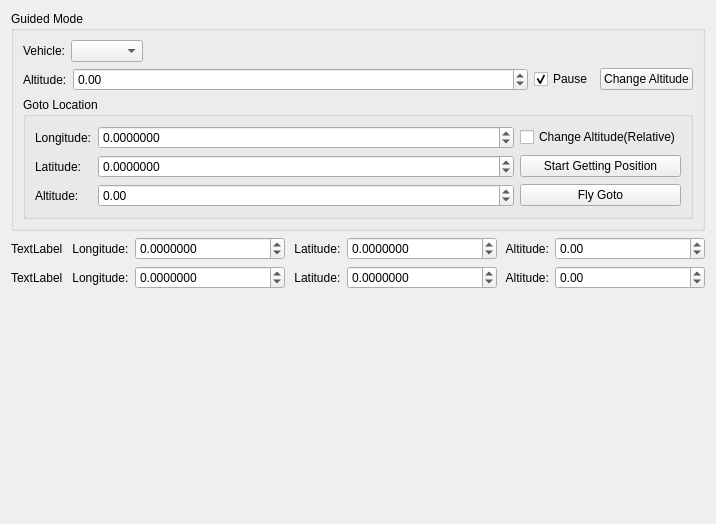
<?xml version="1.0" encoding="UTF-8"?>
<ui version="4.0">
 <class>UAVFlyManage_MavlinkVehicleGuidedModeGotoLocationDialog</class>
 <widget class="QWidget" name="UAVFlyManage_MavlinkVehicleGuidedModeGotoLocationDialog">
  <property name="geometry">
   <rect>
    <x>0</x>
    <y>0</y>
    <width>716</width>
    <height>524</height>
   </rect>
  </property>
  <property name="windowTitle">
   <string>Form</string>
  </property>
  <layout class="QVBoxLayout" name="verticalLayout_2">
   <item>
    <widget class="QGroupBox" name="groupBox_UAVFlyManage_MavlinkVehicleGuidedModeGotoLocationDialog_GuidedMode">
     <property name="title">
      <string>Guided Mode</string>
     </property>
     <layout class="QVBoxLayout" name="verticalLayout">
      <item>
       <layout class="QHBoxLayout" name="horizontalLayout_2">
        <item>
         <widget class="QLabel" name="label_UAVFlyManage_MavlinkVehicleGuidedModeGotoLocationDialog_GuidedMode_SelectVehicle">
          <property name="text">
           <string>Vehicle:</string>
          </property>
         </widget>
        </item>
        <item>
         <widget class="QComboBox" name="comboBox_UAVFlyManage_MavlinkVehicleGuidedModeGotoLocationDialog_GuidedMode_SelectVehicle"/>
        </item>
        <item>
         <spacer name="horizontalSpacer">
          <property name="orientation">
           <enum>Qt::Horizontal</enum>
          </property>
          <property name="sizeHint" stdset="0">
           <size>
            <width>40</width>
            <height>20</height>
           </size>
          </property>
         </spacer>
        </item>
        <item>
         <widget class="QLabel" name="label_UAVFlyManage_MavlinkVehicleGuidedModeGotoLocationDialog_GuidedMode_SelectVehicle_Tip">
          <property name="text">
           <string/>
          </property>
         </widget>
        </item>
       </layout>
      </item>
      <item>
       <layout class="QHBoxLayout" name="horizontalLayout">
        <item>
         <widget class="QLabel" name="label_UAVFlyManage_MavlinkVehicleGuidedModeGotoLocationDialog_GuidedMode_ChangeAltitude_Altitude">
          <property name="toolTip">
           <string>&lt;html&gt;&lt;head/&gt;&lt;body&gt;&lt;p&gt;altitudeChange&lt;/p&gt;&lt;p&gt;If &amp;gt; 0, go up by amount specified, &lt;/p&gt;&lt;p&gt;if &amp;lt; 0, go down by amount specified&lt;/p&gt;&lt;p&gt;Pause : pause vehicle prior to altitude change&lt;/p&gt;&lt;/body&gt;&lt;/html&gt;</string>
          </property>
          <property name="text">
           <string>Altitude:</string>
          </property>
         </widget>
        </item>
        <item>
         <widget class="QDoubleSpinBox" name="doubleSpinBox_UAVFlyManage_MavlinkVehicleGuidedModeGotoLocationDialog_GuidedMode_ChangeAltitude_Altitude">
          <property name="sizePolicy">
           <sizepolicy hsizetype="Expanding" vsizetype="Fixed">
            <horstretch>0</horstretch>
            <verstretch>0</verstretch>
           </sizepolicy>
          </property>
          <property name="toolTip">
           <string>&lt;html&gt;&lt;head/&gt;&lt;body&gt;&lt;p&gt;altitudeChange&lt;/p&gt;&lt;p&gt;If &amp;gt; 0, go up by amount specified, &lt;/p&gt;&lt;p&gt;if &amp;lt; 0, go down by amount specified&lt;/p&gt;&lt;p&gt;Pause : pause vehicle prior to altitude change&lt;/p&gt;&lt;/body&gt;&lt;/html&gt;</string>
          </property>
          <property name="minimum">
           <double>-1000000.000000000000000</double>
          </property>
          <property name="maximum">
           <double>1000000.000000000000000</double>
          </property>
         </widget>
        </item>
        <item>
         <widget class="QCheckBox" name="checkBox_UAVFlyManage_MavlinkVehicleGuidedModeGotoLocationDialog_GuidedMode_ChangeAltitude_Pause">
          <property name="toolTip">
           <string>&lt;html&gt;&lt;head/&gt;&lt;body&gt;&lt;p&gt;altitudeChange&lt;/p&gt;&lt;p&gt;If &amp;gt; 0, go up by amount specified, &lt;/p&gt;&lt;p&gt;if &amp;lt; 0, go down by amount specified&lt;/p&gt;&lt;p&gt;Pause : pause vehicle prior to altitude change&lt;/p&gt;&lt;/body&gt;&lt;/html&gt;</string>
          </property>
          <property name="text">
           <string>Pause</string>
          </property>
          <property name="checked">
           <bool>true</bool>
          </property>
         </widget>
        </item>
        <item>
         <widget class="QPushButton" name="pushButton_UAVFlyManage_MavlinkVehicleGuidedModeGotoLocationDialog_GuidedMode_ChangeAltitude_Altitude">
          <property name="toolTip">
           <string>&lt;html&gt;&lt;head/&gt;&lt;body&gt;&lt;p&gt;altitudeChange&lt;/p&gt;&lt;p&gt;If &amp;gt; 0, go up by amount specified, &lt;/p&gt;&lt;p&gt;if &amp;lt; 0, go down by amount specified&lt;/p&gt;&lt;p&gt;Pause : pause vehicle prior to altitude change&lt;/p&gt;&lt;/body&gt;&lt;/html&gt;</string>
          </property>
          <property name="text">
           <string>Change Altitude</string>
          </property>
         </widget>
        </item>
       </layout>
      </item>
      <item>
       <widget class="QGroupBox" name="groupBox_UAVFlyManage_MavlinkVehicleGuidedModeGotoLocationDialog_GuidedMode_GotoLocation">
        <property name="title">
         <string>Goto Location</string>
        </property>
        <layout class="QGridLayout" name="gridLayout_2">
         <item row="0" column="0">
          <widget class="QLabel" name="label_UAVFlyManage_MavlinkVehicleGuidedModeGotoLocationDialog_GuidedMode_GotoLocation_Longitude">
           <property name="text">
            <string>Longitude:</string>
           </property>
          </widget>
         </item>
         <item row="1" column="0">
          <widget class="QLabel" name="label_UAVFlyManage_MavlinkVehicleGuidedModeGotoLocationDialog_GuidedMode_GotoLocation_Latitude">
           <property name="text">
            <string>Latitude:</string>
           </property>
          </widget>
         </item>
         <item row="0" column="2">
          <widget class="QCheckBox" name="checkBox_UAVFlyManage_MavlinkVehicleGuidedModeGotoLocationDialog_GuidedMode_GotoLocation_Altitude_ChangeAltitudeRelative">
           <property name="toolTip">
            <string>&lt;html&gt;&lt;head/&gt;&lt;body&gt;&lt;p&gt;vehicle to move to specified location (altitude is included and relative)&lt;/p&gt;&lt;/body&gt;&lt;/html&gt;</string>
           </property>
           <property name="text">
            <string>Change Altitude(Relative)</string>
           </property>
          </widget>
         </item>
         <item row="3" column="2">
          <widget class="QPushButton" name="pushButton_UAVFlyManage_MavlinkVehicleGuidedModeGotoLocationDialog_GuidedMode_GotoLocation_FlyGoto">
           <property name="text">
            <string>Fly Goto</string>
           </property>
          </widget>
         </item>
         <item row="1" column="2">
          <widget class="QPushButton" name="pushButton_UAVFlyManage_MavlinkVehicleGuidedModeGotoLocationDialog_GuidedMode_GotoLocation_MapGetPositions">
           <property name="toolTip">
            <string>Double click map getting position from map.</string>
           </property>
           <property name="text">
            <string>Start Getting Position</string>
           </property>
          </widget>
         </item>
         <item row="0" column="1">
          <widget class="QDoubleSpinBox" name="doubleSpinBox_UAVFlyManage_MavlinkVehicleGuidedModeGotoLocationDialog_GuidedMode_GotoLocation_Longitude">
           <property name="sizePolicy">
            <sizepolicy hsizetype="Expanding" vsizetype="Fixed">
             <horstretch>0</horstretch>
             <verstretch>0</verstretch>
            </sizepolicy>
           </property>
           <property name="decimals">
            <number>7</number>
           </property>
           <property name="minimum">
            <double>-360.000000000000000</double>
           </property>
           <property name="maximum">
            <double>360.000000000000000</double>
           </property>
          </widget>
         </item>
         <item row="3" column="0">
          <widget class="QLabel" name="label_UAVFlyManage_MavlinkVehicleGuidedModeGotoLocationDialog_GuidedMode_GotoLocation_Altitude">
           <property name="text">
            <string>Altitude:</string>
           </property>
          </widget>
         </item>
         <item row="3" column="1">
          <widget class="QDoubleSpinBox" name="doubleSpinBox_UAVFlyManage_MavlinkVehicleGuidedModeGotoLocationDialog_GuidedMode_GotoLocation_Altitude">
           <property name="sizePolicy">
            <sizepolicy hsizetype="Expanding" vsizetype="Fixed">
             <horstretch>0</horstretch>
             <verstretch>0</verstretch>
            </sizepolicy>
           </property>
           <property name="minimum">
            <double>-1000000.000000000000000</double>
           </property>
           <property name="maximum">
            <double>1000000.000000000000000</double>
           </property>
          </widget>
         </item>
         <item row="1" column="1">
          <widget class="QDoubleSpinBox" name="doubleSpinBox_UAVFlyManage_MavlinkVehicleGuidedModeGotoLocationDialog_GuidedMode_GotoLocation_Latitude">
           <property name="sizePolicy">
            <sizepolicy hsizetype="Expanding" vsizetype="Fixed">
             <horstretch>0</horstretch>
             <verstretch>0</verstretch>
            </sizepolicy>
           </property>
           <property name="decimals">
            <number>7</number>
           </property>
           <property name="minimum">
            <double>-360.000000000000000</double>
           </property>
           <property name="singleStep">
            <double>0.000000000000000</double>
           </property>
          </widget>
         </item>
        </layout>
       </widget>
      </item>
     </layout>
    </widget>
   </item>
   <item>
    <layout class="QVBoxLayout" name="verticalLayout_UAVFlyManage_MavlinkVehicleGuidedModeGotoLocationDialog_GuidedMode_GotoLocation_FlyGoto_List">
     <item>
      <layout class="QHBoxLayout" name="horizontalLayout_4">
       <item>
        <widget class="QLabel" name="label_UAVFlyManage_MavlinkVehicleGuidedModeGotoLocationDialog_GuidedMode_GotoLocation_Altitude_Name_3">
         <property name="text">
          <string>TextLabel</string>
         </property>
        </widget>
       </item>
       <item>
        <widget class="QLabel" name="label_UAVFlyManage_MavlinkVehicleGuidedModeGotoLocationDialog_GuidedMode_GotoLocation_Longitude_3">
         <property name="text">
          <string> Longitude:</string>
         </property>
        </widget>
       </item>
       <item>
        <widget class="QDoubleSpinBox" name="doubleSpinBox_UAVFlyManage_MavlinkVehicleGuidedModeGotoLocationDialog_GuidedMode_GotoLocation_Longitude_3">
         <property name="sizePolicy">
          <sizepolicy hsizetype="Expanding" vsizetype="Fixed">
           <horstretch>0</horstretch>
           <verstretch>0</verstretch>
          </sizepolicy>
         </property>
         <property name="decimals">
          <number>7</number>
         </property>
         <property name="minimum">
          <double>-360.000000000000000</double>
         </property>
         <property name="maximum">
          <double>360.000000000000000</double>
         </property>
        </widget>
       </item>
       <item>
        <widget class="QLabel" name="label_UAVFlyManage_MavlinkVehicleGuidedModeGotoLocationDialog_GuidedMode_GotoLocation_Latitude_3">
         <property name="text">
          <string> Latitude:</string>
         </property>
        </widget>
       </item>
       <item>
        <widget class="QDoubleSpinBox" name="doubleSpinBox_UAVFlyManage_MavlinkVehicleGuidedModeGotoLocationDialog_GuidedMode_GotoLocation_Latitude_3">
         <property name="sizePolicy">
          <sizepolicy hsizetype="Expanding" vsizetype="Fixed">
           <horstretch>0</horstretch>
           <verstretch>0</verstretch>
          </sizepolicy>
         </property>
         <property name="decimals">
          <number>7</number>
         </property>
         <property name="minimum">
          <double>-360.000000000000000</double>
         </property>
         <property name="singleStep">
          <double>0.000000000000000</double>
         </property>
        </widget>
       </item>
       <item>
        <widget class="QLabel" name="label_UAVFlyManage_MavlinkVehicleGuidedModeGotoLocationDialog_GuidedMode_GotoLocation_Altitude_3">
         <property name="text">
          <string> Altitude:</string>
         </property>
        </widget>
       </item>
       <item>
        <widget class="QDoubleSpinBox" name="doubleSpinBox_UAVFlyManage_MavlinkVehicleGuidedModeGotoLocationDialog_GuidedMode_GotoLocation_Altitude_3">
         <property name="sizePolicy">
          <sizepolicy hsizetype="Expanding" vsizetype="Fixed">
           <horstretch>0</horstretch>
           <verstretch>0</verstretch>
          </sizepolicy>
         </property>
         <property name="minimum">
          <double>-1000000.000000000000000</double>
         </property>
         <property name="maximum">
          <double>1000000.000000000000000</double>
         </property>
        </widget>
       </item>
      </layout>
     </item>
     <item>
      <layout class="QHBoxLayout" name="horizontalLayout_3">
       <item>
        <widget class="QLabel" name="label_UAVFlyManage_MavlinkVehicleGuidedModeGotoLocationDialog_GuidedMode_GotoLocation_Altitude_Name_2">
         <property name="text">
          <string>TextLabel</string>
         </property>
        </widget>
       </item>
       <item>
        <widget class="QLabel" name="label_UAVFlyManage_MavlinkVehicleGuidedModeGotoLocationDialog_GuidedMode_GotoLocation_Longitude_2">
         <property name="text">
          <string> Longitude:</string>
         </property>
        </widget>
       </item>
       <item>
        <widget class="QDoubleSpinBox" name="doubleSpinBox_UAVFlyManage_MavlinkVehicleGuidedModeGotoLocationDialog_GuidedMode_GotoLocation_Longitude_2">
         <property name="sizePolicy">
          <sizepolicy hsizetype="Expanding" vsizetype="Fixed">
           <horstretch>0</horstretch>
           <verstretch>0</verstretch>
          </sizepolicy>
         </property>
         <property name="decimals">
          <number>7</number>
         </property>
         <property name="minimum">
          <double>-360.000000000000000</double>
         </property>
         <property name="maximum">
          <double>360.000000000000000</double>
         </property>
        </widget>
       </item>
       <item>
        <widget class="QLabel" name="label_UAVFlyManage_MavlinkVehicleGuidedModeGotoLocationDialog_GuidedMode_GotoLocation_Latitude_2">
         <property name="text">
          <string> Latitude:</string>
         </property>
        </widget>
       </item>
       <item>
        <widget class="QDoubleSpinBox" name="doubleSpinBox_UAVFlyManage_MavlinkVehicleGuidedModeGotoLocationDialog_GuidedMode_GotoLocation_Latitude_2">
         <property name="sizePolicy">
          <sizepolicy hsizetype="Expanding" vsizetype="Fixed">
           <horstretch>0</horstretch>
           <verstretch>0</verstretch>
          </sizepolicy>
         </property>
         <property name="decimals">
          <number>7</number>
         </property>
         <property name="minimum">
          <double>-360.000000000000000</double>
         </property>
         <property name="singleStep">
          <double>0.000000000000000</double>
         </property>
        </widget>
       </item>
       <item>
        <widget class="QLabel" name="label_UAVFlyManage_MavlinkVehicleGuidedModeGotoLocationDialog_GuidedMode_GotoLocation_Altitude_2">
         <property name="text">
          <string> Altitude:</string>
         </property>
        </widget>
       </item>
       <item>
        <widget class="QDoubleSpinBox" name="doubleSpinBox_UAVFlyManage_MavlinkVehicleGuidedModeGotoLocationDialog_GuidedMode_GotoLocation_Altitude_2">
         <property name="sizePolicy">
          <sizepolicy hsizetype="Expanding" vsizetype="Fixed">
           <horstretch>0</horstretch>
           <verstretch>0</verstretch>
          </sizepolicy>
         </property>
         <property name="minimum">
          <double>-1000000.000000000000000</double>
         </property>
         <property name="maximum">
          <double>1000000.000000000000000</double>
         </property>
        </widget>
       </item>
      </layout>
     </item>
    </layout>
   </item>
   <item>
    <spacer name="verticalSpacer">
     <property name="orientation">
      <enum>Qt::Vertical</enum>
     </property>
     <property name="sizeHint" stdset="0">
      <size>
       <width>20</width>
       <height>40</height>
      </size>
     </property>
    </spacer>
   </item>
  </layout>
 </widget>
 <resources/>
 <connections/>
</ui>
